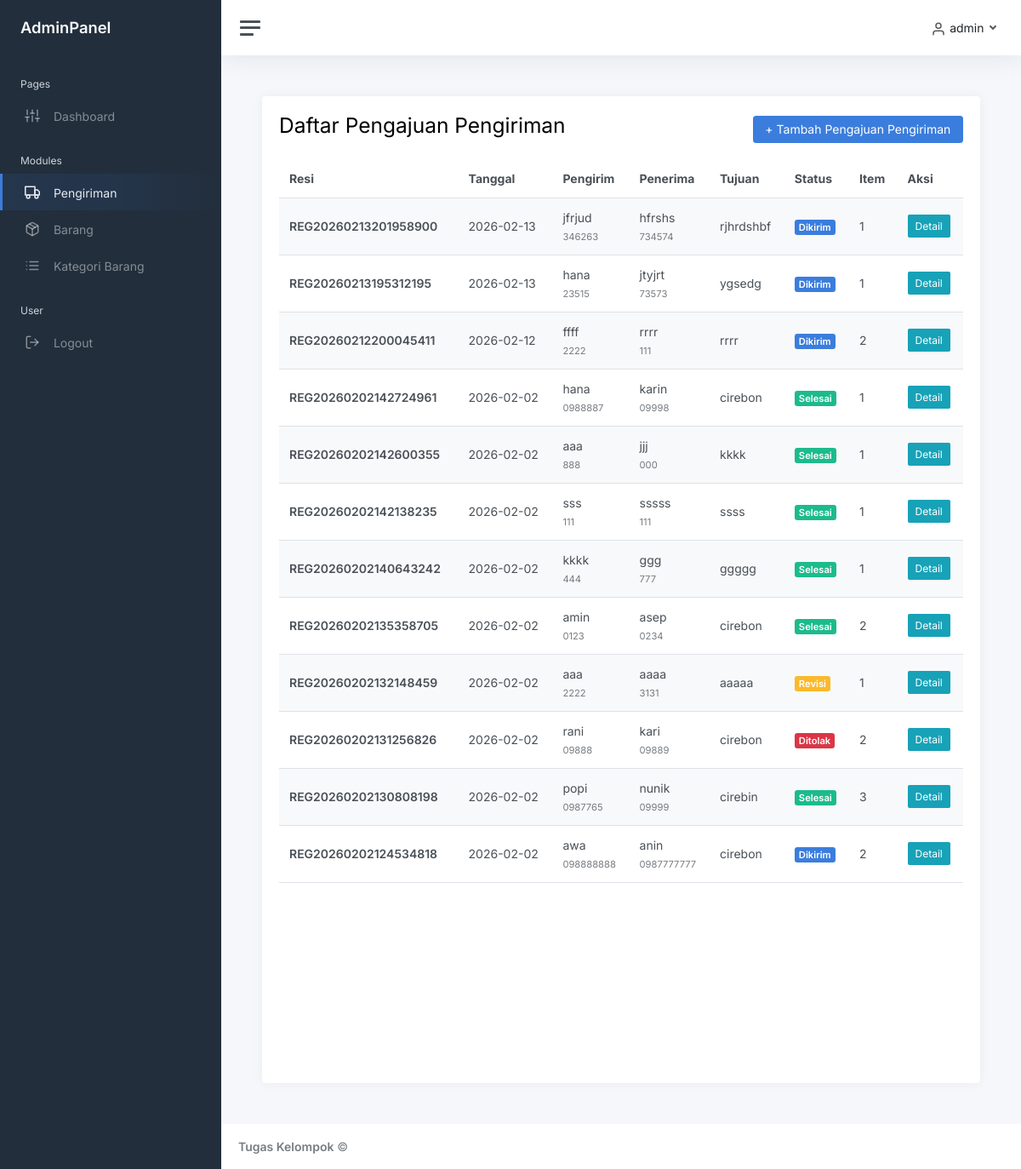
Screenshot of /transaksi_pengiriman/index.php (signed in) with the database file from the repository.
### tables this page shows
CREATE TABLE `pengajuan_pengiriman` (
  `id` int(11) NOT NULL,
  `nomor_resi` varchar(50) NOT NULL,
  `tanggal_pengajuan` date NOT NULL,
  `user_id` int(11) NOT NULL,
  `nama_pengirim` varchar(100) NOT NULL,
  `alamat_pengirim` text NOT NULL,
  `no_telepon_pengirim` varchar(20) NOT NULL,
  `nama_penerima` varchar(100) NOT NULL,
  `alamat_penerima` text NOT NULL,
  `kota_tujuan` varchar(100) NOT NULL,
  `no_telepon_penerima` varchar(20) NOT NULL,
  `status_pengiriman` enum('Pending','Revisi','Disetujui','Ditolak','Proses','Dikirim','Selesai') NOT NULL DEFAULT 'Pending',
  `catatan_admin` text DEFAULT NULL,
  `total_item` int(11) DEFAULT 0,
  `keterangan` text DEFAULT NULL
);

### transaksi_pengiriman/index.php (the view, shortened to what this page needs)
<?php
require_once '../lib/auth.php';
require_once '../config/database.php';
$user_id = $_SESSION['user_id'];
$role = $_SESSION['role'] ?? '';
if ($role === 'admin') {
    $result = mysqli_query($connection, "SELECT * FROM `pengajuan_pengiriman` ORDER BY id DESC");
} else {
    $stmt = mysqli_prepare($connection, "SELECT * FROM `pengajuan_pengiriman` WHERE user_id = ? ORDER BY id DESC");
    mysqli_stmt_bind_param($stmt, "i", $user_id);
    mysqli_stmt_execute($stmt);
    $result = mysqli_stmt_get_result($stmt);
}
?>
<?php include '../views/' . $THEME . '/header.php'; ?>
<?php include '../views/' . $THEME . '/sidebar.php'; ?>
<?php include '../views/' . $THEME . '/topnav.php'; ?>
<?php include '../views/' . $THEME . '/upper_block.php'; ?>
<div class="d-flex justify-content-between align-items-center mb-3">
    <h2>Daftar Pengajuan Pengiriman</h2>
    <a href="add.php" class="btn btn-primary">+ Tambah Pengajuan Pengiriman</a>
</div>
<?php if (mysqli_num_rows($result) > 0): ?>
    <div class="table-responsive">
        <table class="table table-striped table-hover">
            <thead>
                <tr>
                    <th>Resi</th>
                    <th>Tanggal</th>
                    <th>Pengirim</th>
                    <th>Penerima</th>
                    <th>Tujuan</th>
                    <th>Status</th>
                    <th>Item</th>
                    <th>Aksi</th>
                </tr>
            </thead>
            <tbody>
                <?php while ($row = mysqli_fetch_assoc($result)): ?>
                    <tr>
                        <td><strong><?= htmlspecialchars($row['nomor_resi']) ?></strong></td>
                        <td><?= $row['tanggal_pengajuan'] ?></td>
                        <td>
                            <?= htmlspecialchars($row['nama_pengirim']) ?><br>
                            <small class="text-muted"><?= htmlspecialchars($row['no_telepon_pengirim']) ?></small>
                        </td>
                        <td>
                            <?= htmlspecialchars($row['nama_penerima']) ?><br>
                            <small class="text-muted"><?= htmlspecialchars($row['no_telepon_penerima']) ?></small>
                        </td>
                        <td><?= htmlspecialchars($row['kota_tujuan']) ?></td>
                        <td>
                            <?php
                            $badge_color = 'secondary';
                            if ($row['status_pengiriman'] === 'Disetujui')
                                $badge_color = 'success';
                            elseif ($row['status_pengiriman'] === 'Ditolak')
                                $badge_color = 'danger';
                            elseif ($row['status_pengiriman'] === 'Revisi')
                                $badge_color = 'warning';
                            elseif ($row['status_pengiriman'] === 'Proses')
                                $badge_color = 'info';
                            elseif ($row['status_pengiriman'] === 'Dikirim')
                                $badge_color = 'primary';
                            elseif ($row['status_pengiriman'] === 'Selesai')
                                $badge_color = 'success';
                            ?>
                            <span class="badge bg-<?= $badge_color ?>">
                                <?= ucfirst(htmlspecialchars($row['status_pengiriman'])) ?>
                            </span>
                        </td>
                        <td><?= htmlspecialchars($row['total_item']) ?></td>
                        <td>
                            <a href="detail.php?id=<?= $row['id'] ?>" class="btn btn-sm btn-info">Detail</a>
                        </td>
                    </tr>
                <?php endwhile; ?>
            </tbody>
        </table>
    </div>
<?php else: ?>
    <div class="alert alert-info">Belum ada data pengajuan pengiriman.</div>
<?php endif; ?>
<?php include '../views/' . $THEME . '/lower_block.php'; ?>
<?php include '../views/' . $THEME . '/footer.php'; ?>

### rows the page displays
pengajuan_pengiriman: nomor_resi "REG20260213201958900", tanggal_pengajuan "2026-02-13", nama_pengirim "jfrjud", no_telepon_pengirim "346263", nama_penerima "hfrshs", no_telepon_penerima "734574", kota_tujuan "rjhrdshbf", status_pengiriman "Dikirim", total_item "1"
pengajuan_pengiriman: nomor_resi "REG20260213195312195", tanggal_pengajuan "2026-02-13", nama_pengirim "hana", no_telepon_pengirim "23515", nama_penerima "jtyjrt", no_telepon_penerima "73573", kota_tujuan "ygsedg", status_pengiriman "Dikirim", total_item "1"
pengajuan_pengiriman: nomor_resi "REG20260212200045411", tanggal_pengajuan "2026-02-12", nama_pengirim "ffff", no_telepon_pengirim "2222", nama_penerima "rrrr", no_telepon_penerima "111", kota_tujuan "rrrr", status_pengiriman "Dikirim", total_item "2"
pengajuan_pengiriman: nomor_resi "REG20260202142724961", tanggal_pengajuan "2026-02-02", nama_pengirim "hana", no_telepon_pengirim "0988887", nama_penerima "karin", no_telepon_penerima "09998", kota_tujuan "cirebon", status_pengiriman "Selesai", total_item "1"
pengajuan_pengiriman: nomor_resi "REG20260202142600355", tanggal_pengajuan "2026-02-02", nama_pengirim "aaa", no_telepon_pengirim "888", nama_penerima "jjj", no_telepon_penerima "000", kota_tujuan "kkkk", status_pengiriman "Selesai", total_item "1"
pengajuan_pengiriman: nomor_resi "REG20260202142138235", tanggal_pengajuan "2026-02-02", nama_pengirim "sss", no_telepon_pengirim "111", nama_penerima "sssss", no_telepon_penerima "111", kota_tujuan "ssss", status_pengiriman "Selesai", total_item "1"
pengajuan_pengiriman: nomor_resi "REG20260202140643242", tanggal_pengajuan "2026-02-02", nama_pengirim "kkkk", no_telepon_pengirim "444", nama_penerima "ggg", no_telepon_penerima "777", kota_tujuan "ggggg", status_pengiriman "Selesai", total_item "1"
pengajuan_pengiriman: nomor_resi "REG20260202135358705", tanggal_pengajuan "2026-02-02", nama_pengirim "amin", no_telepon_pengirim "0123", nama_penerima "asep", no_telepon_penerima "0234", kota_tujuan "cirebon", status_pengiriman "Selesai", total_item "2"
pengajuan_pengiriman: nomor_resi "REG20260202132148459", tanggal_pengajuan "2026-02-02", nama_pengirim "aaa", no_telepon_pengirim "2222", nama_penerima "aaaa", no_telepon_penerima "3131", kota_tujuan "aaaaa", status_pengiriman "Revisi", total_item "1"
pengajuan_pengiriman: nomor_resi "REG20260202131256826", tanggal_pengajuan "2026-02-02", nama_pengirim "rani", no_telepon_pengirim "09888", nama_penerima "kari", no_telepon_penerima "09889", kota_tujuan "cirebon", status_pengiriman "Ditolak", total_item "2"
pengajuan_pengiriman: nomor_resi "REG20260202130808198", tanggal_pengajuan "2026-02-02", nama_pengirim "popi", no_telepon_pengirim "0987765", nama_penerima "nunik", no_telepon_penerima "09999", kota_tujuan "cirebin", status_pengiriman "Selesai", total_item "3"
pengajuan_pengiriman: nomor_resi "REG20260202124534818", tanggal_pengajuan "2026-02-02", nama_pengirim "awa", no_telepon_pengirim "098888888", nama_penerima "anin", no_telepon_penerima "0987777777", kota_tujuan "cirebon", status_pengiriman "Dikirim", total_item "2"

### other values shown
$label "Pengiriman"
$label "Barang"
$label "Kategori Barang"
$_SESSION['username'] "admin"
